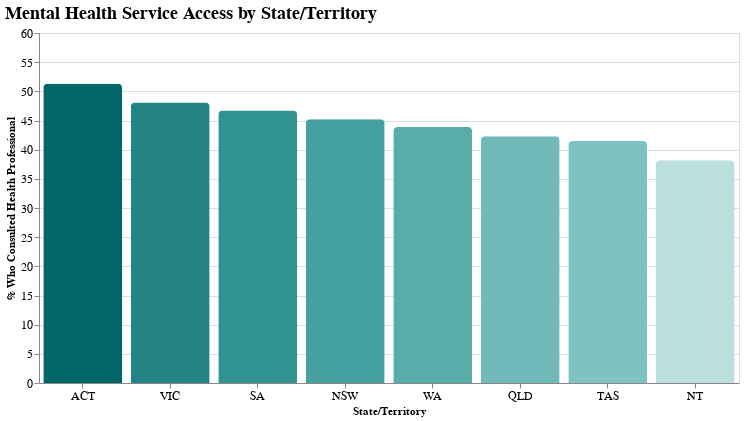

The specification (Vega-Lite) saved for this image:
### Vega-Lite specification from a JSON file in a GitHub repository (floating-point values rounded to 4 significant figures)
{"$schema": "https://vega.github.io/schema/vega-lite/v5.json", "title": {"text": "Mental Health Service Access by State/Territory", "fontSize": 18, "font": "Merriweather", "anchor": "start"}, "width": 700, "height": 350, "data": {"values": [{"state": "NSW", "access_rate": 45.2}, {"state": "VIC", "access_rate": 48.1}, {"state": "QLD", "access_rate": 42.3}, {"state": "SA", "access_rate": 46.7}, {"state": "WA", "access_rate": 43.9}, {"state": "TAS", "access_rate": 41.5}, {"state": "NT", "access_rate": 38.2}, {"state": "ACT", "access_rate": 51.3}]}, "mark": {"type": "bar", "cornerRadiusEnd": 4}, "encoding": {"x": {"field": "state", "type": "nominal", "title": "State/Territory", "axis": {"labelAngle": 0, "labelFontSize": 12}, "sort": "-y"}, "y": {"field": "access_rate", "type": "quantitative", "title": "% Who Consulted Health Professional", "scale": {"domain": [0, 60]}, "axis": {"labelFontSize": 12}}, "color": {"field": "access_rate", "type": "quantitative", "scale": {"scheme": "teals"}, "legend": null}, "tooltip": [{"field": "state", "type": "nominal", "title": "State/Territory"}, {"field": "access_rate", "type": "quantitative", "title": "Access Rate (%)", "format": ".1f"}]}}
